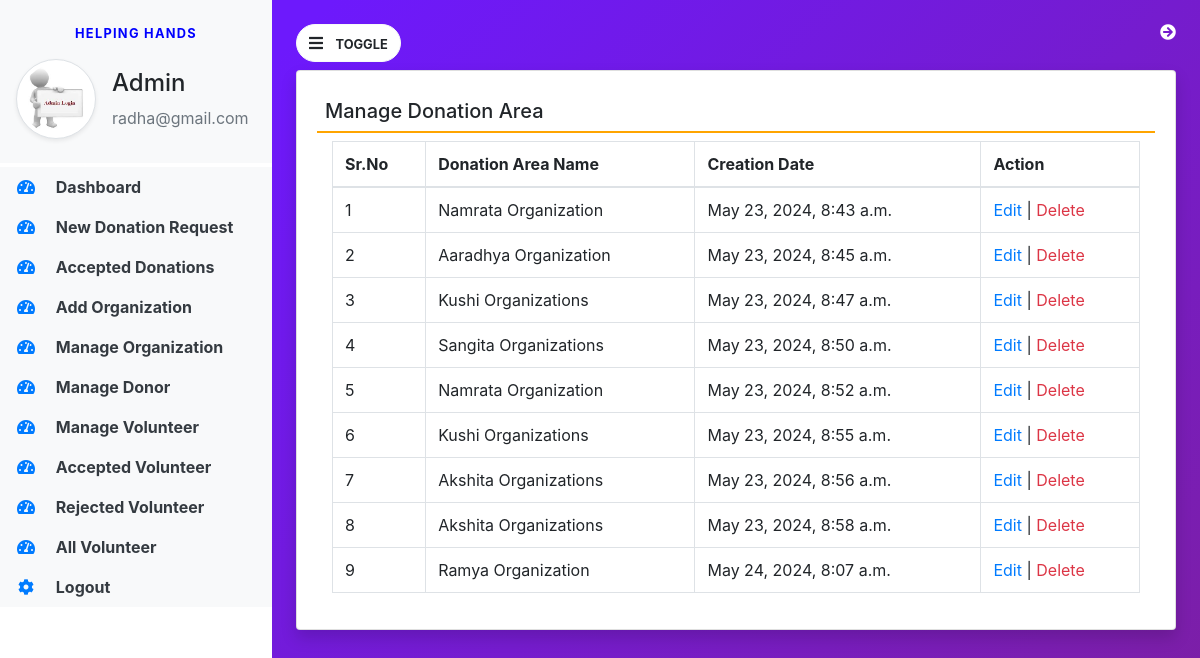
Page /manage_area (signed in) on the committed database.
### helpinghands/models.py (models this page shows, shortened)
class Organization(models.Model):
    areaname=models.CharField(max_length=100,null=True)
    address = models.CharField(max_length=100, null=True)
    description=models.CharField(max_length=300,null=True)
    creationdate=models.DateTimeField(auto_now_add=True)

### helpinghands/views.py (the view)
# urls.py: path('manage_area', manage_area, name='manage_area'),
def manage_area(request):
    if not request.user.is_authenticated:
        return redirect('admin_login')
    area = Organization.objects.all()
    return render(request, 'manage_area.html', locals())

### helpinghands/templates/manage_area.html
{% extends 'admin_base.html' %}
{% block main %}
<div class="card shadow mt-2">
    <div class="card-body">
        <h5 class="p-2" style="border-bottom : 2px solid orange">
            Manage Donation Area
        </h5>
        <div class="container-fluid">
            <table id="example" class="table table-bordered">
                <thead>
                    <tr>
                        <th>Sr.No</th>
                        <th>Donation Area Name</th>
                        <th>Creation Date</th>
                        <th>Action</th>
                    </tr>
                </thead>
                <tbody>
                {% for i in area %}
                <tr>
                    <td>{{forloop.counter}}</td>
                    <td>{{i.areaname}}</td>
                    <td>{{i.creationdate}}</td>
                    <td><a href="{% url 'edit_area' i.id %}" class="text-primary">Edit</a>    |
                        <a href="{% url 'delete_area' i.id %}" onclick="return confirm('Are You Want to delete?')" class="text-danger">Delete</a>
                    </td>
                </tr>
                {% endfor %}
                </tbody>
            </table>
        </div>
    </div>
</div>
{% endblock %}

### helpinghands/templates/admin_base.html (shortened to what this page needs)
{% load static %}
<html>
<body>
<link href="https://stackpath.bootstrapcdn.com/bootstrap/4.5.2/css/bootstrap.min.css" rel="stylesheet">
<link href="https://cdnjs.cloudflare.com/ajax/libs/font-awesome/5.15.4/css/all.min.css" rel="stylesheet">
    <link rel="stylesheet" href="{% static 'css/base.css' %}">
    <link rel="stylesheet" href="https://cdnjs.cloudflare.com/ajax/libs/font-awesome/4.7.0/css/font-awesome.min.css">
    <link rel="stylesheet" href="https://use.fontawesome.com/releases/v5.7.0/css/all.css">
<link rel="stylesheet" href="https://cdn.datatables.net/2.0.6/css/dataTables.dataTables.css">
<link rel="stylesheet" href="https://cdn.datatables.net/buttons/3.0.2/css/buttons.dataTables.css">
<div class="vertical-nav bg-white" id="sidebar">
    <div class="py-4 px-3 mb-1 bg-light">
        <p class="text-center font-weight-bold text-uppercase px-3 small dashboard-text">Helping Hands</p>
        <div class="media d-flex align-items-center">
            <img src="{% static 'images/adminLogin.jpeg' %}" width="80" height="80" class="mr-3 rounded-circle img-thumbnail shadow-sm">
            <div class="media-body">
                <h4 class="mt-0">Admin</h4>
                <p class="text-muted mb-0">{{request.user.username}}</p>
            </div>
        </div>
    </div>
    <ul class="nav flex-column bg-white">
        <li class="nav-item">
            <a href="{% url 'admin_home' %}" class="nav-link text-dark bg-light">
                <i class="fas fa-tachometer-alt fa-fw mr-3 text-primary"></i>
                Dashboard
            </a>
        </li>
        <li class="nav-item">
            <a href="{% url 'pending_donation' %}" class="nav-link text-dark bg-light">
                <i class="fas fa-tachometer-alt fa-fw mr-3 text-primary"></i>
                New Donation Request
            </a>
        </li>
        <li class="nav-item">
            <a href="{% url 'accepted_donation' %}" class="nav-link text-dark bg-light">
                <i class="fas fa-tachometer-alt fa-fw mr-3 text-primary"></i>
                Accepted Donations
            </a>
        </li>
        <li class="nav-item">
            <a href="{% url 'add_area' %}" class="nav-link text-dark bg-light">
                <i class="fas fa-tachometer-alt fa-fw mr-3 text-primary"></i>
                Add Organization
            </a>
        </li>
        <li class="nav-item">
            <a href="{% url 'manage_area' %}" class="nav-link text-dark bg-light">
                <i class="fas fa-tachometer-alt fa-fw mr-3 text-primary"></i>
                Manage Organization
            </a>
        </li>
        <li class="nav-item">
            <a href="{% url 'manage_donor' %}" class="nav-link text-dark bg-light">
                <i class="fas fa-tachometer-alt fa-fw mr-3 text-primary"></i>
                Manage Donor
            </a>
        </li>
        <li class="nav-item">
            <a href="{% url 'new_volunteer' %}" class="nav-link text-dark bg-light">
                <i class="fas fa-tachometer-alt fa-fw mr-3 text-primary"></i>
                Manage Volunteer
            </a>
        </li>
        <li class="nav-item">
            <a href="{% url 'accepted_volunteer' %}" class="nav-link text-dark bg-light">
                <i class="fas fa-tachometer-alt fa-fw mr-3 text-primary"></i>
                Accepted Volunteer
            </a>
        </li>
        <li class="nav-item">
            <a href="{% url 'rejected_volunteer' %}" class="nav-link text-dark bg-light">
                <i class="fas fa-tachometer-alt fa-fw mr-3 text-primary"></i>
                Rejected Volunteer
            </a>
        </li>
        <li class="nav-item">
            <a href="{% url 'all_volunteer' %}" class="nav-link text-dark bg-light">
                <i class="fas fa-tachometer-alt fa-fw mr-3 text-primary"></i>
                All Volunteer
            </a>
        </li>
        <li class="nav-item">
            <a href="{% url 'logout' %}" class="nav-link text-dark bg-light">
                <i class="fas fa-cog mr-3 text-primary fa-fw"></i>
                Logout
            </a>
        </li>
    </ul>
</div>
<div class="page-content p-4" id="content">
    <a href="{% url 'logout' %}" title="Logout" class="float-right text-white">
  <i class="fa fa-arrow-circle-right"></i>
</a>
    <button id="sidebarCollapse" type="button" class="btn btn-light bg-white rounded-pill">
        <i class="fas fa-bars mr-2"></i>
        <small class="text-uppercase font-weight-bold">Toggle</small>
    </button>
    {% block main %}
    {% endblock %}
</div>
</body>
</html>

### helpinghands/static/css/base.css (style rules this page uses)
body { background-image :linear-gradient(135.9deg,rgba(109,25,252,1) 16.4%,rgba(125,31,160)); min-height:100vh; }
.vertical-nav { min-width:17rem; width:17rem; height:100vh; position:fixed; top:0; left:0; transition:all 0.4s; }
.page-content { width:calc(100%-17rem); margin-left:17rem; transition:all 0.4s; }
.dashboard-text { letter-spacing:0.1em; color:blue; }
.nav-link { font-weight:bold; }

### rows in the picture
Organization: areaname "Namrata Organization", creationdate "May 23, 2024, 8:43 a.m."
Organization: areaname "Aaradhya Organization", creationdate "May 23, 2024, 8:45 a.m."
Organization: areaname "Kushi Organizations", creationdate "May 23, 2024, 8:47 a.m."
Organization: areaname "Sangita Organizations", creationdate "May 23, 2024, 8:50 a.m."
Organization: areaname "Namrata Organization", creationdate "May 23, 2024, 8:52 a.m."
Organization: areaname "Kushi Organizations", creationdate "May 23, 2024, 8:55 a.m."
Organization: areaname "Akshita Organizations", creationdate "May 23, 2024, 8:56 a.m."
Organization: areaname "Akshita Organizations", creationdate "May 23, 2024, 8:58 a.m."
Organization: areaname "Ramya Organization", creationdate "May 24, 2024, 8:07 a.m."

### other values in the picture
{{ request.user.username }} "radha@gmail.com"
